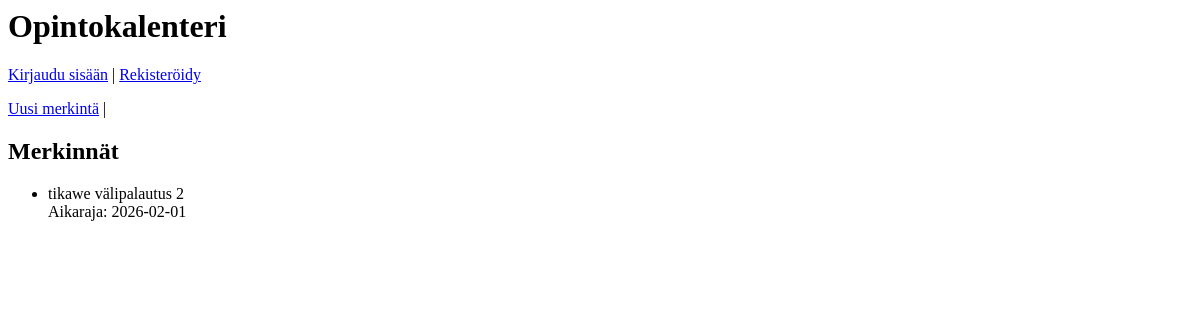
Before: / with the older database file.
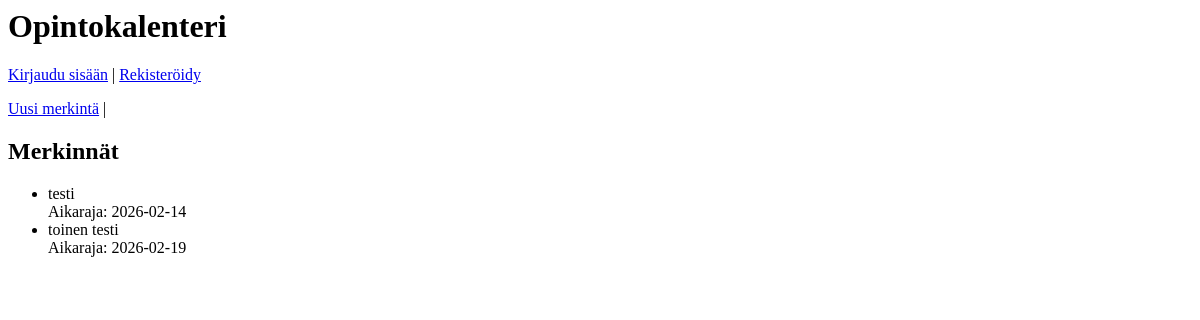
After: the same page with the newer database file.
### tables this page shows
CREATE TABLE entries (
    id INTEGER PRIMARY KEY,
    title TEXT,
    description TEXT,
    date DATE,
    user_id INTEGER REFERENCES users
    
);

### app.py (the view)
@app.route("/")
def index():
    all_entries = entries.get_entries()
    return render_template("index.html", all_entries=all_entries)

### db.py (called while the page is built)
def get_connection():
    con = sqlite3.connect(DB_PATH)
    con.execute("PRAGMA foreign_keys = ON")
    con.row_factory = sqlite3.Row
    return con

def query(sql, params=[]):
    con = get_connection()
    result = con.execute(sql, params).fetchall()
    con.close()
    return result

### entry/entries.py (called while the page is built)
def get_entries():
    sql = "SELECT id, title, date FROM entries ORDER BY date ASC"
    return db.query(sql)

### templates/index.html (shortened to what this page needs)
<html>
<head>
</head>
<body>
    <h1>Opintokalenteri</h1>
  <p>
    <a href="/login">Kirjaudu sisään</a> |
    <a href="/register">Rekisteröidy</a>
  </p>
  <p>
    <a href="/new_entry">Uusi merkintä</a> |
  </p>
  <h2>Merkinnät</h2>
  <ul>
    {% for entry in all_entries %}
      <li>
        {{ entry.title }}<br>
        Aikaraja: {{ entry.date }}
      </li>
    {% else %}
      <p>Ei merkintöjä.</p>
    {% endfor %}
  </ul>
</body>
</html>

Changed rows visible on the page:
removed entries: title "tikawe välipalautus 2", date "2026-02-01"
added entries: title "testi", date "2026-02-14"
added entries: title "toinen testi", date "2026-02-19"
